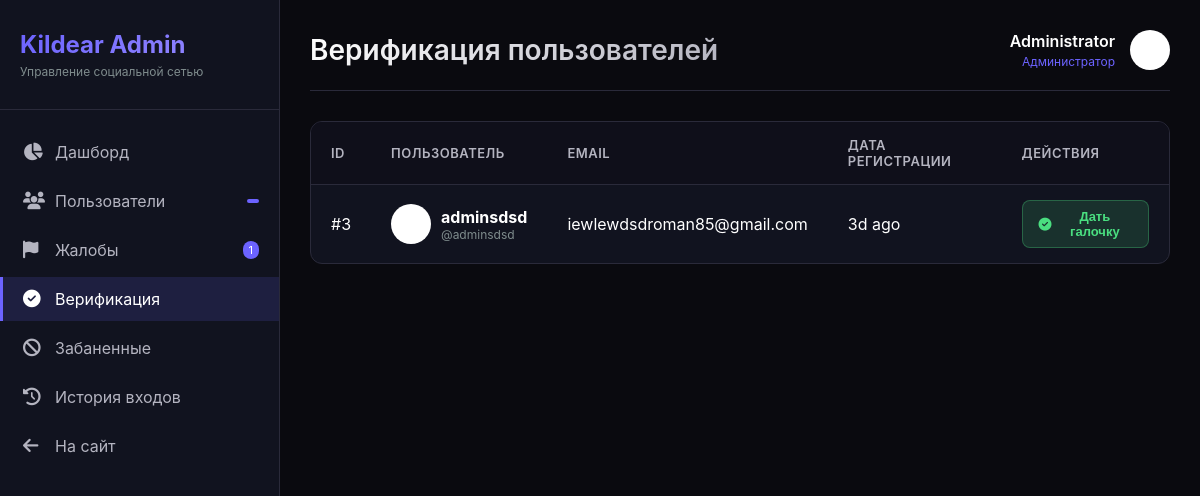
Before: /admin/verification (signed in) with the older database file.
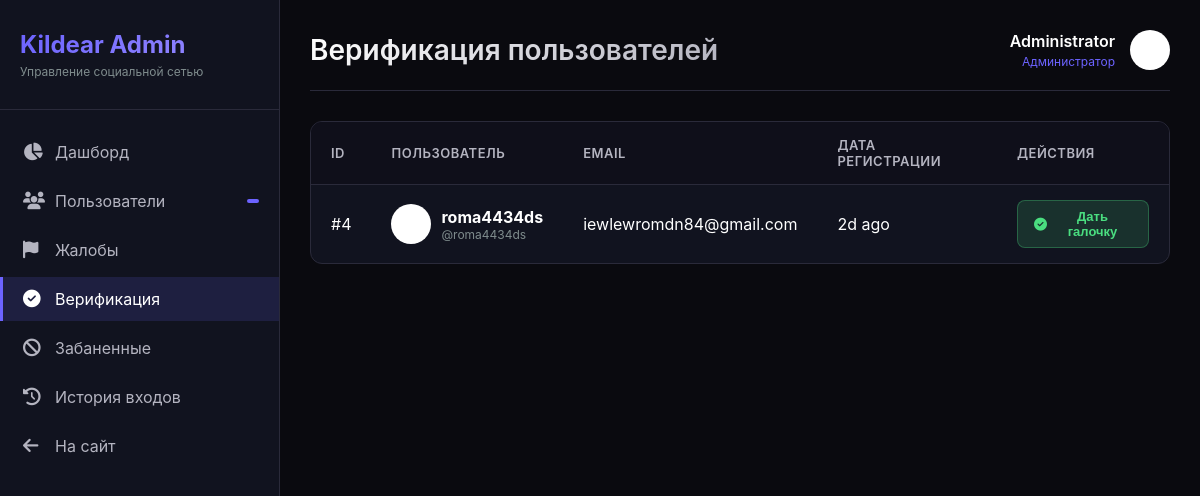
After: the same page with the newer database file.
### app.py (models this page shows, shortened)
class User(UserMixin, db.Model):
    id = db.Column(db.Integer, primary_key=True)
    username = db.Column(db.String(40), unique=True, nullable=False)
    email = db.Column(db.String(120), unique=True, nullable=False)
    password_hash = db.Column(db.String(256), nullable=False)
    display_name = db.Column(db.String(60), default="")
    bio = db.Column(db.String(500), default="")
    preset_avatar = db.Column(db.Integer, default=1)
    preset_cover = db.Column(db.Integer, nullable=True)
    can_upload_custom_avatar = db.Column(db.Boolean, default=False)
    can_upload_custom_cover = db.Column(db.Boolean, default=False)
    custom_avatar = db.Column(db.String(300), nullable=True)
    custom_cover = db.Column(db.String(300), nullable=True)
    website = db.Column(db.String(200), default="")
    location = db.Column(db.String(100), default="")
    accent_color = db.Column(db.String(7), default="#6c63ff")
    is_private = db.Column(db.Boolean, default=False)
    is_verified = db.Column(db.Boolean, default=False)
    is_banned = db.Column(db.Boolean, default=False)
    is_admin = db.Column(db.Boolean, default=False)
    is_moderator = db.Column(db.Boolean, default=False)
    is_online = db.Column(db.Boolean, default=False)
    last_seen = db.Column(db.DateTime, default=datetime.utcnow)
    created_at = db.Column(db.DateTime, default=datetime.utcnow)
    two_factor_enabled = db.Column(db.Boolean, default=False)
    two_factor_secret = db.Column(db.String(32), nullable=True)
    following = db.relationship(
        "User", secondary=follows,
        primaryjoin=follows.c.follower_id == id,
        secondaryjoin=follows.c.followed_id == id,
        backref=db.backref("followers", lazy="dynamic"),
        lazy="dynamic"
    )
    blocked_users = db.relationship(
        "User", secondary=blocks,
        primaryjoin=blocks.c.blocker_id == id,
        secondaryjoin=blocks.c.blocked_id == id,
        backref=db.backref("blocked_by", lazy="dynamic"),
        lazy="dynamic"
    )
    posts = db.relationship("Post", backref="author", lazy="dynamic", foreign_keys="Post.user_id")
    sent_msgs = db.relationship("Message", backref="sender", lazy="dynamic", foreign_keys="Message.sender_id")
    recv_msgs = db.relationship("Message", backref="receiver", lazy="dynamic", foreign_keys="Message.receiver_id")
    notifications = db.relationship("Notification", backref="recipient", lazy="dynamic",
                                    foreign_keys="Notification.user_id")
    comments = db.relationship("Comment", backref="author", lazy="dynamic")
    owned_groups = db.relationship("Group", backref="owner", lazy="dynamic")
    owned_channels = db.relationship("Channel", backref="owner", lazy="dynamic")
    login_history = db.relationship("LoginHistory", backref="user", lazy="dynamic")

### app.py (the view)
@app.route("/admin/verification")
@login_required
@admin_required
def admin_verification():
    page = request.args.get("page", 1, type=int)
    users = User.query.filter_by(is_verified=False, is_banned=False).order_by(User.created_at.desc()).paginate(
        page=page, per_page=20)
    return render_template("admin/verification.html", users=users)

### app.py (called while the page is built)
@app.template_filter('timeago')
def timeago_filter(date):
    if not date:
        return 'recently'
    now = datetime.utcnow()
    diff = now - date
    if diff.days > 365:
        return f"{diff.days // 365}y ago"
    elif diff.days > 30:
        return f"{diff.days // 30}mo ago"
    elif diff.days > 0:
        return f"{diff.days}d ago"
    elif diff.seconds > 3600:
        return f"{diff.seconds // 3600}h ago"
    elif diff.seconds > 60:
        return f"{diff.seconds // 60}m ago"
    else:
        return "just now"

def admin_required(f):
    @wraps(f)
    def decorated_function(*args, **kwargs):
        if not current_user.is_authenticated or not current_user.is_admin:
            abort(403)
        return f(*args, **kwargs)
    return decorated_function

def get_client_ip():
    if request.headers.get('X-Forwarded-For'):
        return request.headers.get('X-Forwarded-For').split(',')[0].strip()
    return request.remote_addr or '0.0.0.0'

@login_mgr.user_loader
def load_user(user_id):
    return db.session.get(User, int(user_id))

### templates/admin/verification.html (shortened to what this page needs)
{% extends "admin/base_admin.html" %}
{% block header %}Верификация пользователей{% endblock %}
{% block content %}
<div class="admin-table-container">
    <table class="admin-table">
        <thead>
            <tr>
                <th>ID</th>
                <th>Пользователь</th>
                <th>Email</th>
                <th>Дата регистрации</th>
                <th>Действия</th>
            </tr>
        </thead>
        <tbody>
            {% for user in users.items %}
            <tr>
                <td>#{{ user.id }}</td>
                <td>
                    <div style="display: flex; align-items: center; gap: 10px;">
                        <img src="{{ user.avatar or '/static/default_avatar.png' }}" style="width: 40px; height: 40px; border-radius: 50%;">
                        <div>
                            <strong>{{ user.display_name or user.username }}</strong>
                            <div style="font-size: 12px; color: #7f8c8d;">@{{ user.username }}</div>
                        </div>
                    </div>
                </td>
                <td>{{ user.email }}</td>
                <td>{{ user.created_at|timeago }}</td>
                <td>
                    <form method="POST" action="{{ url_for('admin_toggle_verify', user_id=user.id) }}" style="display: inline;">
                        <button type="submit" class="admin-btn admin-btn-success" onclick="return confirm('Верифицировать пользователя {{ user.username }}?')">
                            <i class="fa-solid fa-check-circle"></i> Дать галочку
                        </button>
                    </form>
                </td>
            </tr>
            {% else %}
            <tr>
                <td colspan="5" style="text-align: center; color: #7f8c8d;">Нет пользователей, ожидающих верификации</td>
            </tr>
            {% endfor %}
        </tbody>
    </table>
</div>
{% endblock %}

### templates/admin/base_admin.html (shortened to what this page needs)
<!DOCTYPE html>
<html lang="ru">
<head>
    <link rel="stylesheet" href="https://cdnjs.cloudflare.com/ajax/libs/font-awesome/6.4.0/css/all.min.css">
</head>
<body>
    <div class="admin-layout">
        <div class="admin-sidebar">
            <div class="admin-logo">
                <h2>Kildear Admin</h2>
                <p>Управление социальной сетью</p>
            </div>
            <ul class="admin-nav">
                <li class="admin-nav-item">
                    <a href="{{ url_for('admin_dashboard') }}" class="admin-nav-link {% if request.endpoint == 'admin_dashboard' %}active{% endif %}">
                        <i class="fa-solid fa-chart-pie"></i>
                        <span>Дашборд</span>
                    </a>
                </li>
                <li class="admin-nav-item">
                    <a href="{{ url_for('admin_users') }}" class="admin-nav-link {% if request.endpoint == 'admin_users' %}active{% endif %}">
                        <i class="fa-solid fa-users"></i>
                        <span>Пользователи</span>
                        <span class="admin-badge">{{ stats.total_users if stats else 0 }}</span>
                    </a>
                </li>
                <li class="admin-nav-item">
                    <a href="{{ url_for('admin_reports') }}" class="admin-nav-link {% if request.endpoint == 'admin_reports' %}active{% endif %}">
                        <i class="fa-solid fa-flag"></i>
                        <span>Жалобы</span>
                        {% if stats and stats.total_reports %}
                        <span class="admin-badge">{{ stats.total_reports }}</span>
                        {% endif %}
                    </a>
                </li>
                <li class="admin-nav-item">
                    <a href="{{ url_for('admin_verification') }}" class="admin-nav-link {% if request.endpoint == 'admin_verification' %}active{% endif %}">
                        <i class="fa-solid fa-check-circle"></i>
                        <span>Верификация</span>
                    </a>
                </li>
                <li class="admin-nav-item">
                    <a href="{{ url_for('admin_banned') }}" class="admin-nav-link {% if request.endpoint == 'admin_banned' %}active{% endif %}">
                        <i class="fa-solid fa-ban"></i>
                        <span>Забаненные</span>
                    </a>
                </li>
                <li class="admin-nav-item">
                    <a href="{{ url_for('admin_logs') }}" class="admin-nav-link {% if request.endpoint == 'admin_logs' %}active{% endif %}">
                        <i class="fa-solid fa-history"></i>
                        <span>История входов</span>
                    </a>
                </li>
                <li class="admin-nav-item">
                    <a href="{{ url_for('index') }}" class="admin-nav-link">
                        <i class="fa-solid fa-arrow-left"></i>
                        <span>На сайт</span>
                    </a>
                </li>
            </ul>
        </div>
        <div class="admin-main">
            <div class="admin-header">
                <h1>{% block header %}Панель управления{% endblock %}</h1>
                <div class="admin-user">
                    <div class="admin-user-info">
                        <div class="admin-user-name">{{ current_user.display_name or current_user.username }}</div>
                        <div class="admin-user-role">Администратор</div>
                    </div>
                    <img src="{{ current_user.avatar or '/static/default_avatar.png' }}" alt="Admin">
                </div>
            </div>
            {% block content %}{% endblock %}
        </div>
    </div>
</body>
</html>

Changed rows visible on the page:
no longer on this page (row edited): User: id "3", display_name "adminsdsd", username "adminsdsd", email "iewlewdsdroman85@gmail.com", created_at "3d ago"
added User: id "4", display_name "roma4434ds", username "roma4434ds", email "iewlewromdn84@gmail.com", created_at "2d ago"
Other visible differences:
{{ stats.total_reports }}: "1" → (not shown)
